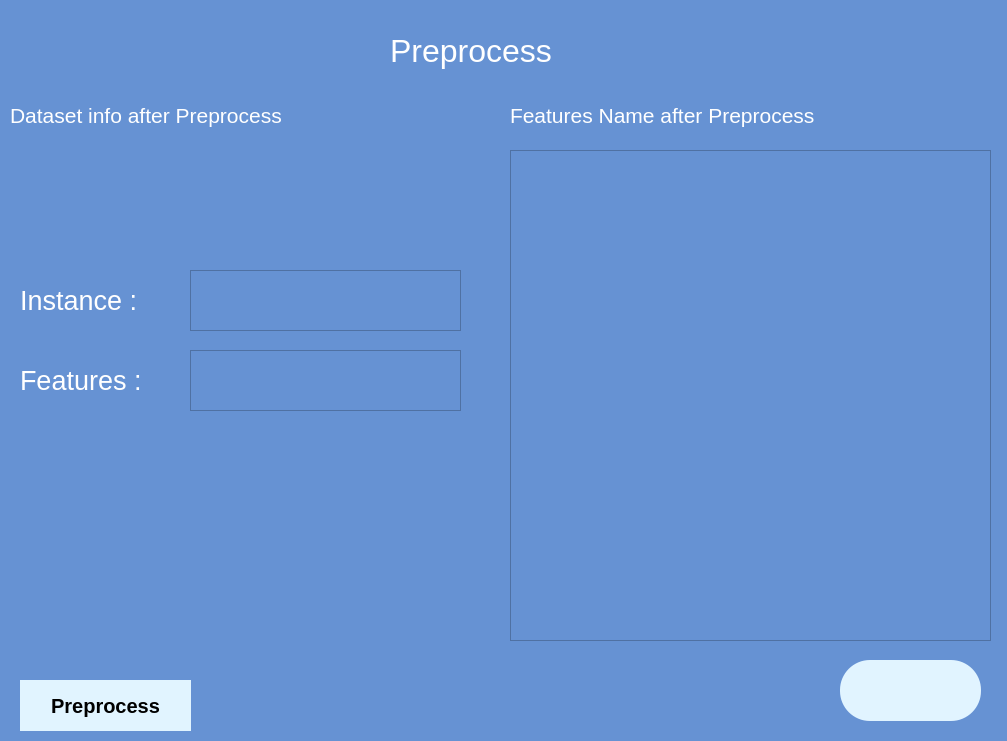
<?xml version="1.0" encoding="UTF-8"?>
<ui version="4.0">
 <class>Form</class>
 <widget class="QWidget" name="Form">
  <property name="enabled">
   <bool>true</bool>
  </property>
  <property name="geometry">
   <rect>
    <x>0</x>
    <y>0</y>
    <width>1007</width>
    <height>741</height>
   </rect>
  </property>
  <property name="sizePolicy">
   <sizepolicy hsizetype="Fixed" vsizetype="Fixed">
    <horstretch>0</horstretch>
    <verstretch>0</verstretch>
   </sizepolicy>
  </property>
  <property name="minimumSize">
   <size>
    <width>1007</width>
    <height>741</height>
   </size>
  </property>
  <property name="maximumSize">
   <size>
    <width>1007</width>
    <height>741</height>
   </size>
  </property>
  <property name="sizeIncrement">
   <size>
    <width>1007</width>
    <height>741</height>
   </size>
  </property>
  <property name="baseSize">
   <size>
    <width>1007</width>
    <height>741</height>
   </size>
  </property>
  <property name="windowTitle">
   <string>Form</string>
  </property>
  <property name="windowIcon">
   <iconset>
    <normaloff>logo1.ico</normaloff>logo1.ico</iconset>
  </property>
  <property name="styleSheet">
   <string notr="true">
/*-----QWidget-----*/
QWidget
{
	background-color: #6692d3;
	color: #ffffff;
	border-color: #181c21;

}


/*-----QMenuBar-----*/
QMenuBar
{
	background-color: #6692fc;
	color: #fff;
	border-color: #181c21;

}


QMenuBar::item
{
    background-color: transparent;

}


QMenuBar::item:selected
{
    background-color: #389bff;

}


QMenuBar::item:pressed
{
    background-color: #3a76b4;
    border: 1px solid #5ab8a0;
    margin-bottom: -1px;
    padding-bottom: 1px;

}


/*-----QMenu-----*/
QMenu
{
    background-color: #e1f4ff;
    border: 1px solid;
    color: #000;

}


QMenu::separator
{
    height: 1px;
    background-color: #000;
    color: #ffffff;
    padding-left: 4px;
    margin-left: 10px;
    margin-right: 5px;

}


QMenu::item
{
    min-width : 150px;
    padding: 3px 20px 3px 20px;

}


QMenu::item:selected
{
    background-color: #3a76b4;
    color: #ffffff;

}


QMenu::item:disabled
{
    color: #262626;

}


/*-----QPushButton-----*/
QPushButton
{
	background-color: #e1f4ff;
	color: #000000;
	border-style: solid;
	border-color: #181c21;
	font-weight: bold;
	font-size: 20px;
	font-family: Arial;

}


QPushButton::hover
{
	background-color: #f6fbff;

}


QPushButton::pressed
{
	background-color: #cdcdcd;

}


/*-----QLineEdit-----*/
QLineEdit
{
	background-color: #12160c;
	color: #ffffff;
	border: 1px solid #6692fc;
	padding: 3px;

}</string>
  </property>
  <widget class="QPushButton" name="prebtn">
   <property name="enabled">
    <bool>true</bool>
   </property>
   <property name="geometry">
    <rect>
     <x>20</x>
     <y>680</y>
     <width>171</width>
     <height>51</height>
    </rect>
   </property>
   <property name="font">
    <font>
     <family>Arial</family>
     <pointsize>-1</pointsize>
     <weight>75</weight>
     <bold>true</bold>
    </font>
   </property>
   <property name="text">
    <string>Preprocess</string>
   </property>
  </widget>
  <widget class="QPushButton" name="prenext">
   <property name="geometry">
    <rect>
     <x>840</x>
     <y>660</y>
     <width>141</width>
     <height>61</height>
    </rect>
   </property>
   <property name="autoFillBackground">
    <bool>false</bool>
   </property>
   <property name="styleSheet">
    <string notr="true">QPushButton {
  border-radius:30px;


}
</string>
   </property>
   <property name="text">
    <string/>
   </property>
   <property name="icon">
    <iconset>
     <normaloff>icon-removebg-preview.png</normaloff>icon-removebg-preview.png</iconset>
   </property>
   <property name="iconSize">
    <size>
     <width>100</width>
     <height>100</height>
    </size>
   </property>
   <property name="shortcut">
    <string/>
   </property>
  </widget>
  <widget class="QLabel" name="label">
   <property name="geometry">
    <rect>
     <x>390</x>
     <y>20</y>
     <width>221</width>
     <height>61</height>
    </rect>
   </property>
   <property name="font">
    <font>
     <pointsize>24</pointsize>
    </font>
   </property>
   <property name="text">
    <string>Preprocess </string>
   </property>
  </widget>
  <widget class="QTextEdit" name="precul">
   <property name="geometry">
    <rect>
     <x>510</x>
     <y>150</y>
     <width>481</width>
     <height>491</height>
    </rect>
   </property>
   <property name="font">
    <font>
     <pointsize>18</pointsize>
    </font>
   </property>
   <property name="styleSheet">
    <string notr="true">color:#B0C4DE;</string>
   </property>
   <property name="textInteractionFlags">
    <set>Qt::NoTextInteraction</set>
   </property>
  </widget>
  <widget class="QTextEdit" name="prerow">
   <property name="geometry">
    <rect>
     <x>190</x>
     <y>270</y>
     <width>271</width>
     <height>61</height>
    </rect>
   </property>
   <property name="font">
    <font>
     <pointsize>18</pointsize>
    </font>
   </property>
   <property name="styleSheet">
    <string notr="true">color: #DC143C</string>
   </property>
   <property name="textInteractionFlags">
    <set>Qt::NoTextInteraction</set>
   </property>
  </widget>
  <widget class="QLabel" name="label_2">
   <property name="geometry">
    <rect>
     <x>10</x>
     <y>90</y>
     <width>361</width>
     <height>51</height>
    </rect>
   </property>
   <property name="font">
    <font>
     <pointsize>16</pointsize>
    </font>
   </property>
   <property name="text">
    <string>Dataset info after Preprocess</string>
   </property>
  </widget>
  <widget class="QLabel" name="label_3">
   <property name="geometry">
    <rect>
     <x>510</x>
     <y>90</y>
     <width>391</width>
     <height>51</height>
    </rect>
   </property>
   <property name="font">
    <font>
     <pointsize>16</pointsize>
    </font>
   </property>
   <property name="text">
    <string>Features Name after Preprocess</string>
   </property>
  </widget>
  <widget class="QTextEdit" name="preclu">
   <property name="geometry">
    <rect>
     <x>190</x>
     <y>350</y>
     <width>271</width>
     <height>61</height>
    </rect>
   </property>
   <property name="font">
    <font>
     <pointsize>18</pointsize>
    </font>
   </property>
   <property name="styleSheet">
    <string notr="true">color: #DC143C</string>
   </property>
   <property name="textInteractionFlags">
    <set>Qt::NoTextInteraction</set>
   </property>
  </widget>
  <widget class="QLabel" name="label_4">
   <property name="geometry">
    <rect>
     <x>20</x>
     <y>270</y>
     <width>161</width>
     <height>61</height>
    </rect>
   </property>
   <property name="font">
    <font>
     <pointsize>20</pointsize>
    </font>
   </property>
   <property name="text">
    <string>Instance : </string>
   </property>
  </widget>
  <widget class="QLabel" name="label_5">
   <property name="geometry">
    <rect>
     <x>20</x>
     <y>350</y>
     <width>161</width>
     <height>61</height>
    </rect>
   </property>
   <property name="font">
    <font>
     <pointsize>20</pointsize>
    </font>
   </property>
   <property name="text">
    <string>Features :</string>
   </property>
  </widget>
 </widget>
 <resources/>
 <connections/>
</ui>
